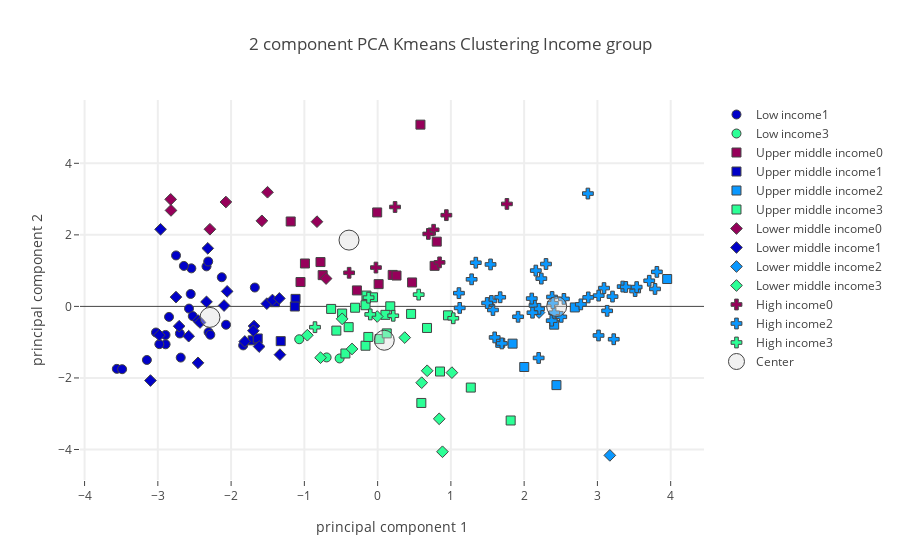

This figure's notebook cell:
### Code cell
# Plotly on Income level
plot_plotly(protein_group_merged_df,"Income group",income_centers,4,"Protein Foods",'')

### Figure 1 — Plotly figure (JSON) as saved in the notebook; plotly's stock layout.template omitted (floating-point values rounded to 4 significant figures)
{"data": [{"marker": {"color": "rgb(150,0,90)", "line": {"width": 1}, "size": 9, "symbol": 0}, "mode": "markers", "name": "Low income0", "text": [], "type": "scatter", "uid": "d7140da7-3e31-477f-b7ad-3fae98405d9f", "x": [], "y": []}, {"marker": {"color": "rgb(0,0,200)", "line": {"width": 1}, "size": 9, "symbol": 0}, "mode": "markers", "name": "Low income1", "text": ["Benin", "Burkina Faso", "Central African Republic", "Chad", "Democratic People's Republic of Korea", "Ethiopia", "Gambia", "Guinea", "Guinea-Bissau", "Haiti", "Liberia", "Madagascar", "Malawi", "Mali", "Mozambique", "Nepal", "Niger", "Rwanda", "Senegal", "Sierra Leone", "Togo", "Uganda", "United Republic of Tanzania", "Zimbabwe"], "type": "scatter", "uid": "d8ed8412-5987-465d-b552-8be097906db2", "x": [-2.574, -2.699, -1.835, -2.069, -2.551, -2.688, -1.676, -2.543, -2.336, -2.847, -2.313, -2.645, -3.56, -2.307, -2.895, -2.523, -3.15, -3.487, -2.127, -2.752, -3.025, -2.894, -2.979, -2.284], "y": [-0.06102, -0.7571, -1.09, -0.5123, 0.3475, -1.43, 0.5279, 1.063, 1.119, -0.2932, 1.255, 1.132, -1.746, -0.72, -0.7983, -0.2714, -1.497, -1.755, 0.8148, 1.424, -0.7302, -1.059, -1.056, -0.7922]}, {"marker": {"color": "rgb(10,152,255)", "line": {"width": 1}, "size": 9, "symbol": 0}, "mode": "markers", "name": "Low income2", "text": [], "type": "scatter", "uid": "dd0c6ed3-45f3-4e1e-aa5d-fd239ff7d619", "x": [], "y": []}, {"marker": {"color": "rgb(44,255,150)", "line": {"width": 1}, "size": 9, "symbol": 0}, "mode": "markers", "name": "Low income3", "text": ["Afghanistan", "Tajikistan", "Yemen"], "type": "scatter", "uid": "ea9dbd6d-0104-4dd2-8d4b-0222ba6030be", "x": [-0.5187, -0.6961, -1.07], "y": [-1.455, -1.426, -0.9182]}, {"marker": {"color": "rgb(150,0,90)", "line": {"width": 1}, "size": 9, "symbol": 1}, "mode": "markers", "name": "Upper middle income0", "text": ["China, mainland", "Dominican Republic", "Ecuador", "Gabon", "Grenada", "Guyana", "Jamaica", "Malaysia", "Maldives", "Saint Lucia", "Saint Vincent and the Grenadines", "Samoa", "Suriname", "Thailand"], "type": "scatter", "uid": "d38e99a2-a2e9-40ba-bc92-df881aa4a780", "x": [0.8072, -1.052, 0.01381, -0.7501, 0.2056, -0.992, -0.2827, -0.006129, 0.5844, 0.4704, 0.258, 0.778, -0.7798, -1.186], "y": [1.811, 0.6811, 0.6222, 0.8739, 0.8799, 1.2, 0.4469, 2.627, 5.082, 0.6694, 0.8627, 1.134, 1.24, 2.374]}, {"marker": {"color": "rgb(0,0,200)", "line": {"width": 1}, "size": 9, "symbol": 1}, "mode": "markers", "name": "Upper middle income1", "text": ["Belize", "Botswana", "Cuba", "Guatemala", "Namibia", "Peru"], "type": "scatter", "uid": "33a677e0-64ef-4972-ad9a-75376546ece4", "x": [-1.12, -1.323, -1.402, -1.706, -1.637, -1.13], "y": [0.2099, -0.9707, 0.118, -0.949, -0.8966, -0.003202]}, {"marker": {"color": "rgb(10,152,255)", "line": {"width": 1}, "size": 9, "symbol": 1}, "mode": "markers", "name": "Upper middle income2", "text": ["Albania", "Armenia", "Belarus", "Kazakhstan", "Montenegro", "Romania", "Russian Federation"], "type": "scatter", "uid": "56937efb-f2dd-4071-afea-9601ce87c3c6", "x": [2.441, 1.674, 3.952, 2.001, 2.41, 1.842, 2.692], "y": [-2.2, -1.018, 0.7652, -1.694, -0.5105, -1.041, -0.02923]}, {"marker": {"color": "rgb(44,255,150)", "line": {"width": 1}, "size": 9, "symbol": 1}, "mode": "markers", "name": "Upper middle income3", "text": ["Algeria", "Azerbaijan", "Bosnia and Herzegovina", "Brazil", "Bulgaria", "Colombia", "Costa Rica", "Dominica", "Fiji", "Iran (Islamic Republic of)", "Iraq", "Jordan", "Lebanon", "Mauritius", "Mexico", "Paraguay", "Serbia", "South Africa", "North Macedonia", "Turkey", "Turkmenistan", "Venezuela (Bolivarian Republic of)"], "type": "scatter", "uid": "631b0700-c9e8-49e2-aa61-02c89e2ca7c0", "x": [0.5966, 1.272, -0.4398, 0.4567, 0.9604, -0.3074, -0.1526, 0.1727, -0.6347, -0.1651, -0.4844, 0.0263, -0.1268, -0.06329, -0.3953, 0.1062, 0.6741, -0.5635, 0.1249, 0.8515, 1.816, -0.165], "y": [-2.699, -2.269, -1.316, -0.2102, -0.2496, -0.03675, 0.3033, 0.002044, -0.07026, -1.099, -0.1994, -0.9124, -0.8537, 0.2543, -0.5807, -0.2359, -0.6027, -0.6771, -0.7541, -1.821, -3.189, 0.03305]}, {"marker": {"color": "rgb(150,0,90)", "line": {"width": 1}, "size": 9, "symbol": 2}, "mode": "markers", "name": "Lower middle income0", "text": ["Cambodia", "Indonesia", "Kiribati", "Lao People's Democratic Republic", "Myanmar", "Philippines", "Vanuatu", "Viet Nam"], "type": "scatter", "uid": "92dab1e3-3b37-46bd-b685-c2d005d9c8b0", "x": [-2.825, -2.289, -0.8278, -2.82, -2.071, -1.58, -0.7034, -1.503], "y": [2.993, 2.157, 2.369, 2.683, 2.918, 2.392, 0.7783, 3.192]}, {"marker": {"color": "rgb(0,0,200)", "line": {"width": 1}, "size": 9, "symbol": 2}, "mode": "markers", "name": "Lower middle income1", "text": ["Angola", "Bangladesh", "Cabo Verde", "Cameroon", "Congo (note no data in Food suppley tables for DRC)", "CÃƒÂ´te d'Ivoire", "Djibouti", "El Salvador", "Ghana", "Honduras", "India", "Kenya", "Lesotho", "Nicaragua", "Nigeria", "Sao Tome and Principe", "Solomon Islands", "Sri Lanka", "Eswatini", "Timor-Leste", "Zambia"], "type": "scatter", "uid": "ad806f39-5531-4fcd-9bf5-80b3d1550056", "x": [-1.687, -2.963, -1.512, -2.979, -1.436, -2.336, -1.333, -1.617, -2.45, -1.696, -2.096, -2.452, -3.101, -2.709, -2.424, -1.341, -2.054, -2.318, -1.813, -2.752, -2.579], "y": [-0.5484, 2.156, 0.0766, -0.8051, 0.1791, 0.1268, -1.349, -1.122, -0.3964, -0.6803, 0.02439, -1.577, -2.072, -0.5538, -0.4495, 0.2232, 0.4198, 1.623, -0.9804, 0.2607, -0.8321]}, {"marker": {"color": "rgb(10,152,255)", "line": {"width": 1}, "size": 9, "symbol": 2}, "mode": "markers", "name": "Lower middle income2", "text": ["Sudan", "Ukraine"], "type": "scatter", "uid": "75ca69af-2ab0-4e66-8742-a7281fc2f862", "x": [3.17, 2.203], "y": [-4.165, -0.1715]}, {"marker": {"color": "rgb(44,255,150)", "line": {"width": 1}, "size": 9, "symbol": 2}, "mode": "markers", "name": "Lower middle income3", "text": ["Bolivia (Plurinational State of)", "Egypt", "Georgia", "Kyrgyzstan", "Mauritania", "Mongolia", "Morocco", "Pakistan", "Republic of Moldova", "Tunisia", "Uzbekistan"], "type": "scatter", "uid": "70bc947d-9c3a-40e5-af77-700f156c8387", "x": [-0.4843, -0.9592, 0.3701, 0.6016, -0.779, 0.8852, 0.8407, -0.3491, -0.005578, 0.6763, 1.014], "y": [-0.3477, -0.8056, -0.8717, -2.133, -1.433, -4.063, -3.143, -1.19, -0.2823, -1.799, -1.852]}, {"marker": {"color": "rgb(150,0,90)", "line": {"width": 1}, "size": 9, "symbol": 3}, "mode": "markers", "name": "High income0", "text": ["Antigua and Barbuda", "Brunei Darussalam", "China, Macao SAR", "China, Taiwan Province of", "Japan", "Panama", "Republic of Korea", "Saint Kitts and Nevis"], "type": "scatter", "uid": "b1344321-6dc1-4556-85b9-9d5c3edef883", "x": [0.8453, 0.7641, 1.765, 0.6916, 0.9381, -0.3891, 0.2378, -0.02307], "y": [1.231, 2.142, 2.865, 2.027, 2.551, 0.9398, 2.779, 1.085]}, {"marker": {"color": "rgb(0,0,200)", "line": {"width": 1}, "size": 9, "symbol": 3}, "mode": "markers", "name": "High income1", "text": [], "type": "scatter", "uid": "d71ac3d8-5402-407b-8ebb-ca5fdfa4130f", "x": [], "y": []}, {"marker": {"color": "rgb(10,152,255)", "line": {"width": 1}, "size": 9, "symbol": 3}, "mode": "markers", "name": "High income2", "text": ["Argentina", "Australia", "Austria", "Bahamas", "Belgium", "Bermuda", "Canada", "Chile", "China, Hong Kong SAR", "Croatia", "Cyprus", "Czechia", "Denmark", "Estonia", "Finland", "France", "French Polynesia", "Germany", "Greece", "Hungary", "Iceland", "Ireland", "Israel", "Italy", "Latvia", "Lithuania", "Luxembourg", "Malta", "Netherlands", "New Caledonia", "New Zealand", "Norway", "Poland", "Portugal", "Slovakia", "Slovenia", "Spain", "Sweden", "Switzerland", "United Kingdom", "United States of America", "Uruguay"], "type": "scatter", "uid": "0022be71-de37-4e3f-90f1-819b5abc8df0", "x": [3.015, 2.506, 3.345, 1.34, 2.141, 2.234, 1.574, 1.12, 2.87, 1.553, 1.11, 2.381, 3.387, 3.223, 3.786, 2.774, 1.541, 3.09, 2.198, 1.673, 3.017, 2.377, 2.409, 2.392, 3.133, 3.812, 3.206, 2.104, 3.515, 1.283, 1.598, 2.543, 3.707, 2.159, 1.495, 1.917, 2.298, 3.536, 2.203, 2.114, 2.875, 1.695], "y": [-0.8129, -0.2917, 0.554, 1.221, 0.027, 0.7769, -0.1001, -0.04205, 3.155, 0.1516, 0.3705, 0.2632, 0.5441, -0.9178, 0.4882, 0.05658, 1.173, 0.5125, -1.441, 0.2556, 0.3014, -0.3982, -0.1767, 0.09001, -0.1242, 0.9653, 0.2745, 0.2191, 0.4291, 0.7575, -0.8674, 0.2094, 0.7168, 1.001, 0.09486, -0.2896, 1.185, 0.5399, -0.0672, -0.1765, 0.2513, -1.035]}, {"marker": {"color": "rgb(44,255,150)", "line": {"width": 1}, "size": 9, "symbol": 3}, "mode": "markers", "name": "High income3", "text": ["Barbados", "Kuwait", "Oman", "Saudi Arabia", "Trinidad and Tobago", "United Arab Emirates"], "type": "scatter", "uid": "99ffa0ae-188c-4e55-88b1-8bd638442d37", "x": [0.5605, 1.033, 0.2132, -0.1002, -0.1237, -0.8549], "y": [0.3292, -0.3314, -0.2613, -0.2242, 0.245, -0.5811]}, {"marker": {"color": "rgba(220, 220, 220, .4)", "line": {"width": 1}, "size": 20}, "mode": "markers", "name": "Center", "type": "scatter", "uid": "817982cb-1aff-4b65-b43c-db903c5cf4ab", "x": [-0.3907, -2.289, 2.444, 0.09077], "y": [1.853, -0.307, -0.004319, -0.9459]}], "layout": {"hovermode": "closest", "showlegend": true, "title": {"text": "2 component PCA Kmeans Clustering Income group"}, "xaxis": {"gridwidth": 2, "ticklen": 5, "title": {"text": "principal component 1"}, "zeroline": false}, "yaxis": {"gridwidth": 2, "ticklen": 5, "title": {"text": "principal component 2"}}}}
